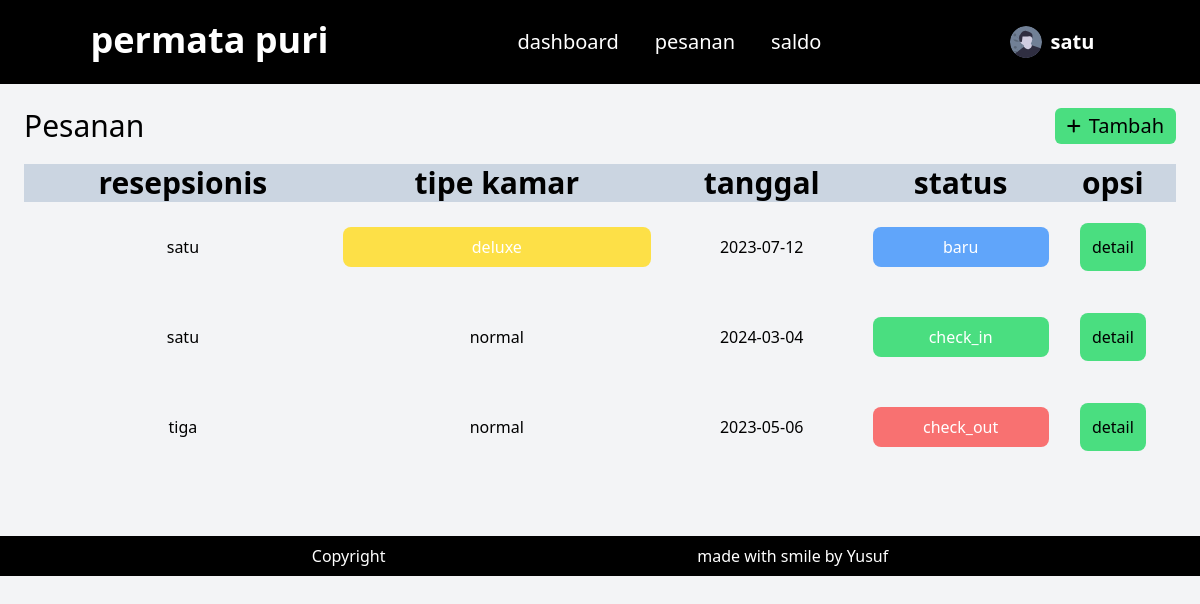
Page /pelanggan/pesanan.php (signed in) on the committed database.
### tables this page shows
CREATE TABLE `user` (
  `id` int(255) NOT NULL,
  `username` varchar(255) NOT NULL,
  `email` varchar(255) NOT NULL,
  `password` varchar(255) NOT NULL,
  `role` enum('admin','resepsionis','pelanggan') NOT NULL
);

CREATE TABLE `pesanan` (
  `id` int(255) NOT NULL,
  `ID_pelanggan` int(255) NOT NULL,
  `ID_resepsionis` int(255) NOT NULL,
  `tipe_kamar` enum('normal','deluxe') NOT NULL,
  `tanggal` date NOT NULL,
  `harga` int(255) NOT NULL,
  `status` enum('baru','check_in','check_out') NOT NULL
);

### pelanggan/pesanan.php (the view, shortened to what this page needs)
<!DOCTYPE html>
<html lang="en">
  <head>
    <script src="https://cdn.tailwindcss.com"></script>
    <link rel="stylesheet" href="https://cdnjs.cloudflare.com/ajax/libs/font-awesome/6.4.0/css/all.min.css">
    <link rel="stylesheet" href="dist/output.css" />
  </head>
  <body class="bg-gray-100 relative min-h-[100%] pb-20">
   <?php
   include "navbar.php"
   ?>
      <div class="bg-gray-100 flex-1 p-6">
      <div>
        <div class="flex justify-between mb-5">
          <p class="text-3xl font-medium ">Pesanan</p>
          <button onclick="window.location='tambahPesanan.php'" class="flex bg-green-400 rounded-md px-3 hover:text-white hover:bg-green-800">
            <i class="fa-solid fa-plus my-auto mr-2 hover:stroke-black"></i>
            <p class="text-xl m-auto">Tambah</p>
          </button>
        </div>
        <table class="table-auto w-full">
          <tr class="bg-slate-300">
            <td class="text-center text-3xl font-semibold">resepsionis</td>
            <td class="text-center text-3xl font-semibold">tipe kamar</td>
            <td class="text-center text-3xl font-semibold">tanggal</td>
            <td class="text-center text-3xl font-semibold">status</td>
            <td class="text-center text-3xl font-semibold">opsi</td>
          </tr>
            <?php
            $qry_pesanan = mysqli_query($connection,"SELECT * FROM pesanan where ID_pelanggan = '".$_SESSION['id']."' ");
            while($data_pesanan=mysqli_fetch_array($qry_pesanan)){
            ?>
              <div class="">
                <tr class="">
                    <td class="text-center my-5"><?=tmplNamaSt($data_pesanan['ID_resepsionis'])?></td>
                    <td class="text-center my-5"><?php if ($data_pesanan['tipe_kamar']== 'deluxe'){
                ?>
                  <p class="bg-yellow-300 text-white text-center rounded-lg p-2"><?=$data_pesanan['tipe_kamar']?></p>
                <?php
                  }else{
                ?>
                  <p><?=$data_pesanan['tipe_kamar']?></p>
                <?php
                }
                ?></td>
                    <td class="text-center my-5"><?=$data_pesanan['tanggal']?></td>
                    <td class="my-5"><?php if($data_pesanan['status'] == 'baru'){
                          ?>
                            <p class="bg-blue-400 text-white text-center rounded-lg p-2"><?=$data_pesanan['status']?></p>
                          <?php
                          }elseif($data_pesanan['status'] == 'check_in'){
                          ?>
                            <p class="bg-green-400 text-white text-center rounded-lg p-2"><?=$data_pesanan['status']?></p>
                          <?php
                          }elseif($data_pesanan['status'] == 'check_out'){
                          ?>
                          <p class="bg-red-400 text-white text-center rounded-lg p-2"><?=$data_pesanan['status']?></p>
                          <?php
                          }
                          ?></td>
                    <td class="flex justify-evenly my-5">
                      <a href="detail_pesanan.php?id_pesanan=<?=$data_pesanan['id']?>" class="p-3 my-auto bg-green-400 rounded-lg text-black hover:bg-green-700 hover:text-white">detail</a>
                    </td>
                </tr>
              </div>
            <?php
            }
            ?>
        </table>
      </div>
    </div>
    <?php
    include "footer.php";
    ?>
  </body>
</html>

### pelanggan/funtions.php (shortened to what this page needs)
<?php
 include '../config.php';
function tmplNamaSt($data){
   global $connection;
   $sql = mysqli_query($connection,"SELECT distinct username from user where id = $data");
   foreach($sql as $result){
      echo implode($result);
   }
}
?>

### rows in the picture
pesanan: tipe_kamar "deluxe", tanggal "2023-07-12", status "baru"
user: result "satu"
pesanan: tipe_kamar "normal", tanggal "2024-03-04", status "check_in"
pesanan: tipe_kamar "normal", tanggal "2023-05-06", status "check_out"
user: result "tiga"

### other values in the picture
$_SESSION['username'] "satu"
